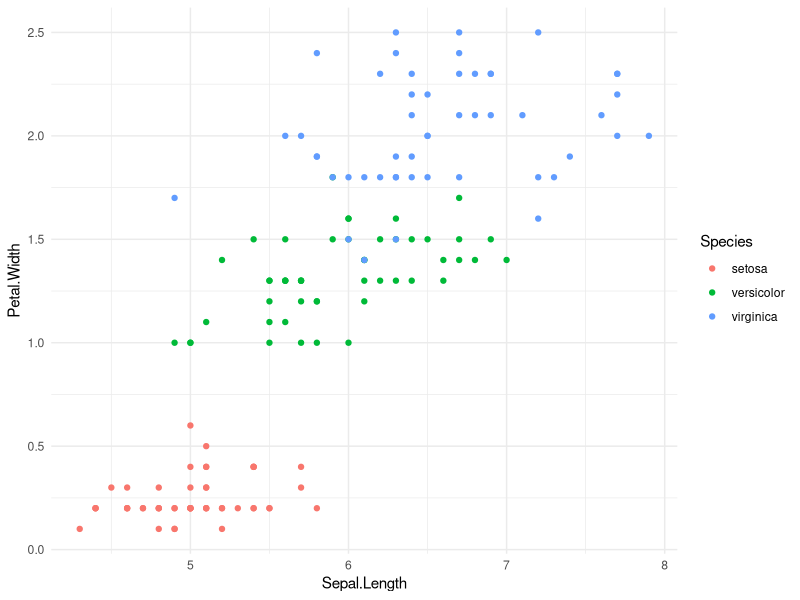
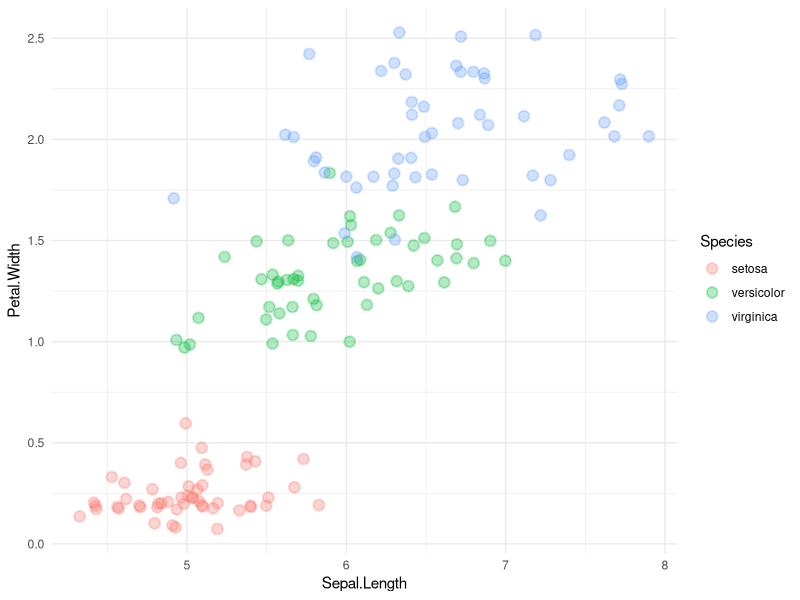
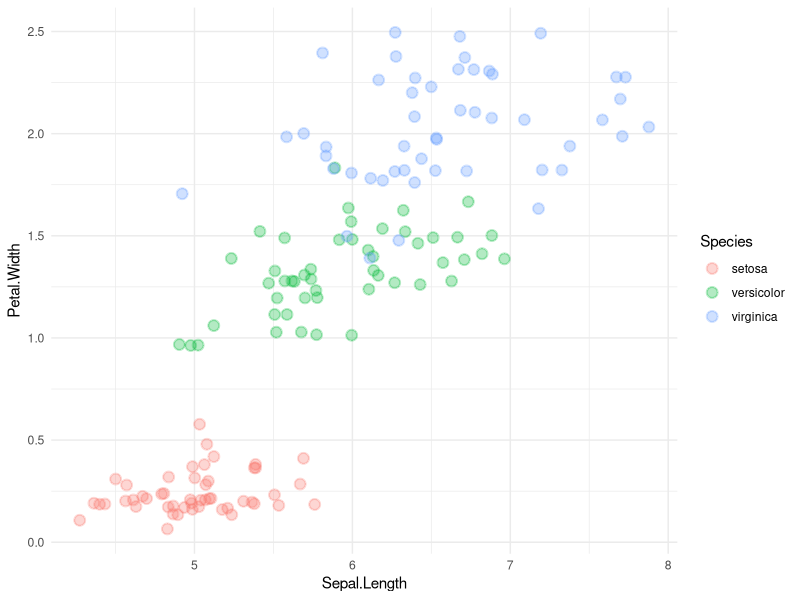

Source code (R) for these figures, in order:
## ---- chunk 1
library (ggplot2)
ggplot (iris, aes(x = Sepal.Length, y = Petal.Width, colour = Species)) +
  geom_point() +
  theme_minimal()

## ---- chunk 2
 library (ggplot2)
ggplot (iris, aes(x = Sepal.Length, y = Petal.Width, colour = Species)) +
  geom_jitter(size = 3, alpha = 0.3, stroke = 1) +
  theme_minimal()
## ---- chunk 3
 library (ggplot2)
ggplot (iris, aes(x = Sepal.Length, y = Petal.Width, colour = Species)) +
  geom_jitter(size = 3, alpha = 0.3, stroke = 1) +
  theme_minimal()
